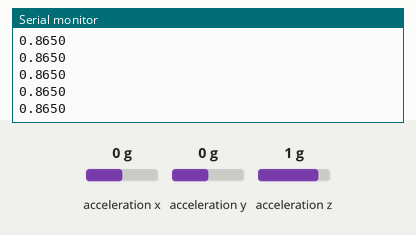
Recording of a sketch running on a simulated Arduino Uno, built with avr-gcc and run on an emulated ATmega328P. Parts: the last lines printed to the serial monitor. Wiring (inferred from the names in the program): MPU-6050 motion sensor at I2C address 0x68. The inputs (shaded band) are chosen by the test bench; at power-on: acceleration x 0 g, acceleration y 0 g, acceleration z 1 g.

Above: at 3.2 s.
3.3 s: acceleration x set to -1.4 g
At 4.2 s:
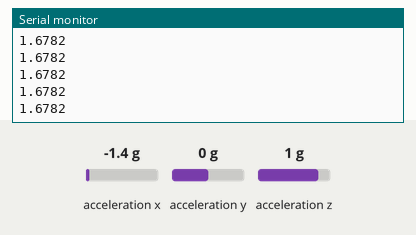
4.8 s: acceleration y set to -1.4 g
At 5.8 s:
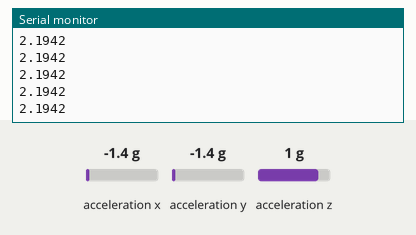
6.3 s: acceleration z set to -1.4 g
At 6.9 s:
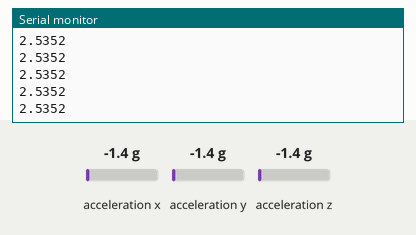
Timing chart, 0 to 9.3 s (numbered marks = the images above; inputs shaded):
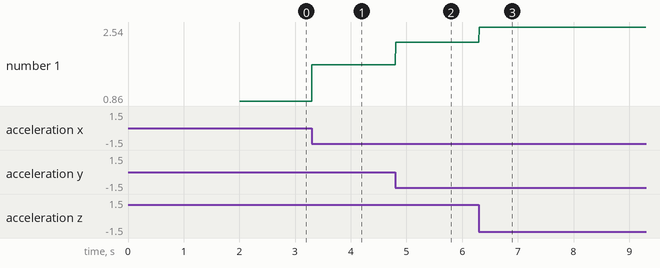

The sketch:

khaosat5.ino
```cpp
/* ============================================================================
 * ĐỀ TÀI: KHẢO SÁT ĐẶC TÍNH ĐỘNG HỌC VÀ ĐO LƯỜNG SANG CHẤN CƠ HỌC MPU-6050
 * Hạng mục: Thu thập dữ liệu tín hiệu gia tốc thời gian thực (Real-time DAQ)
 * * Mô tả thuật toán:
 * 1. Truy xuất dữ liệu vi cơ điện tử (MEMS) thông qua giao thức I2C.
 * 2. Biến đổi dữ liệu thô (Raw) sang đại lượng vật lý (g) qua Scale Factor.
 * 3. Áp dụng các hằng số bù trừ hệ thống (Zero-offset) từ thí nghiệm tĩnh.
 * 4. Tính toán cường độ vector gia tốc tổng (Euclidean Norm) trong không gian 3D.
 * 5. Xuất dữ liệu đồng bộ định kỳ với tần số lấy mẫu định mức Fs = 500Hz.
 * ============================================================================ */

#include <Wire.h>
#include <math.h>

// ----------------------------------------------------------------------------
// THÔNG SỐ CẤU HÌNH PHẦN CỨNG VÀ VẬT LÝ
// ----------------------------------------------------------------------------
const uint8_t MPU_ADDR = 0x68;                 // Địa chỉ I2C mặc định của MPU-6050
const float ACCEL_SCALE_FACTOR = 16384.0;      // Hệ số phân giải tương ứng dải đo định mức ±2g

// ----------------------------------------------------------------------------
// HẰNG SỐ HIỆU CHUẨN HỆ THỐNG (SYSTEM CALIBRATION CONSTANTS)
// (Các giá trị được kế thừa từ phương pháp hiệu chuẩn 6 vị trí - 6 Position Method)
// ----------------------------------------------------------------------------
const float OFFSET_AX = -0.0386;
const float OFFSET_AY = -0.0136;
const float OFFSET_AZ = -0.1360;

void setup() {
    // 1. Khởi tạo giao thức truyền thông nối tiếp (Baud rate cấu hình cao để tránh nghẽn cổ chai)
    Serial.begin(115200);

    // 2. Khởi tạo bus I2C và đánh thức vi mạch tích hợp
    Wire.begin();
    Wire.beginTransmission(MPU_ADDR);
    Wire.write(0x6B);       // Trỏ tới thanh ghi Quản lý năng lượng (PWR_MGMT_1)
    Wire.write(0x00);       // Xóa bit Sleep, kích hoạt bộ dao động nội bộ (Internal Oscillator)
    Wire.endTransmission(true);

    // Xuất thông điệp giám sát trạng thái để xác nhận luồng thực thi
    Serial.println("[ HỆ THỐNG ] Tuyen trinh DAQ san sang. Tan so lay mau (Fs) = 500Hz.");
    delay(2000); // Thời gian chờ để linh kiện phần cứng đạt trạng thái ổn định nhiệt
}

void loop() {
    // ------------------------------------------------------------------------
    // GIAI ĐOẠN 1: ĐỌC TÍN HIỆU CẢM BIẾN (DATA ACQUISITION)
    // ------------------------------------------------------------------------
    // Định tuyến con trỏ thanh ghi đến vị trí lưu trữ dữ liệu gia tốc (ACCEL_XOUT_H)
    Wire.beginTransmission(MPU_ADDR);
    Wire.write(0x3B);
    Wire.endTransmission(false);

    // Trích xuất liên tục 6 byte dữ liệu thô tương ứng với 3 trục tọa độ X, Y, Z
    Wire.requestFrom((uint8_t)MPU_ADDR, (uint8_t)6);

    if (Wire.available() >= 6) {
        // Giải mã tín hiệu thô (Two's complement) thành số nguyên 16-bit
        int16_t raw_ax = (Wire.read() << 8) | Wire.read();
        int16_t raw_ay = (Wire.read() << 8) | Wire.read();
        int16_t raw_az = (Wire.read() << 8) | Wire.read();

        // --------------------------------------------------------------------
        // GIAI ĐOẠN 2: TIỀN XỬ LÝ TÍN HIỆU (SIGNAL CONDITIONING)
        // --------------------------------------------------------------------
        // Áp dụng phép biến đổi tuyến tính: Chuyển đổi dải đo và bù trừ sai số tĩnh
        float ax_calibrated = (raw_ax / ACCEL_SCALE_FACTOR) + OFFSET_AX;
        float ay_calibrated = (raw_ay / ACCEL_SCALE_FACTOR) + OFFSET_AY;
        float az_calibrated = (raw_az / ACCEL_SCALE_FACTOR) + OFFSET_AZ;

        // --------------------------------------------------------------------
        // GIAI ĐOẠN 3: PHÂN TÍCH ĐỘNG HỌC VÀ TRUYỀN TẢI (KINEMATIC ANALYSIS)
        // --------------------------------------------------------------------
        // Tính toán cường độ vector gia tốc tổng (Magnitude) để triệt tiêu ảnh hưởng của góc nghiêng
        float magnitude_vector = sqrt(pow(ax_calibrated, 2) + pow(ay_calibrated, 2) + pow(az_calibrated, 2));

        // Xuất tín hiệu với độ phân giải 4 chữ số thập phân, cung cấp dữ liệu đầu vào cho Python/FFT
        Serial.println(magnitude_vector, 4);
    }

    // ------------------------------------------------------------------------
    // KIỂM SOÁT THỜI GIAN THỰC (REAL-TIME TIMING CONTROL)
    // ------------------------------------------------------------------------
    // Cưỡng ép chu kỳ lấy mẫu (Sampling Period) T = 2ms, tương đương tần số Fs = 500Hz
    delay(2);
}
```

Measured:
- after the input at 3.3 s, the serial monitor: prints a new line at once (image 1)
- after the input at 4.8 s, the serial monitor: prints a new line at once (image 2)
- after the input at 6.3 s, the serial monitor: prints a new line at once (image 3)
- plotted number 1: 0.86 → 1.68 after the input at 3.3 s, 1.68 → 2.19 after the input at 4.8 s, 2.19 → 2.54 after the input at 6.3 s
